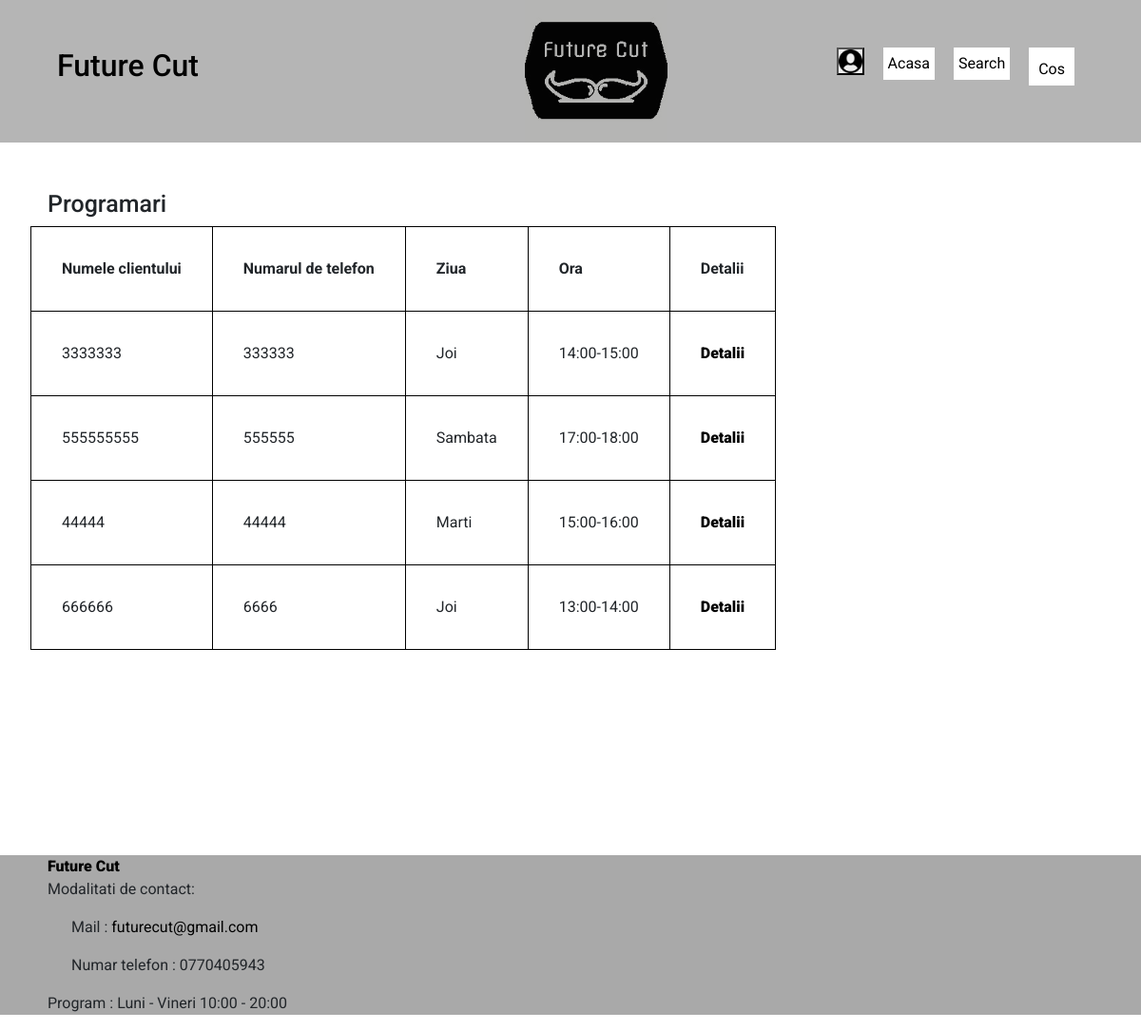
Page /appointment/unchecked-appointments/ (signed in) on the earlier database version.
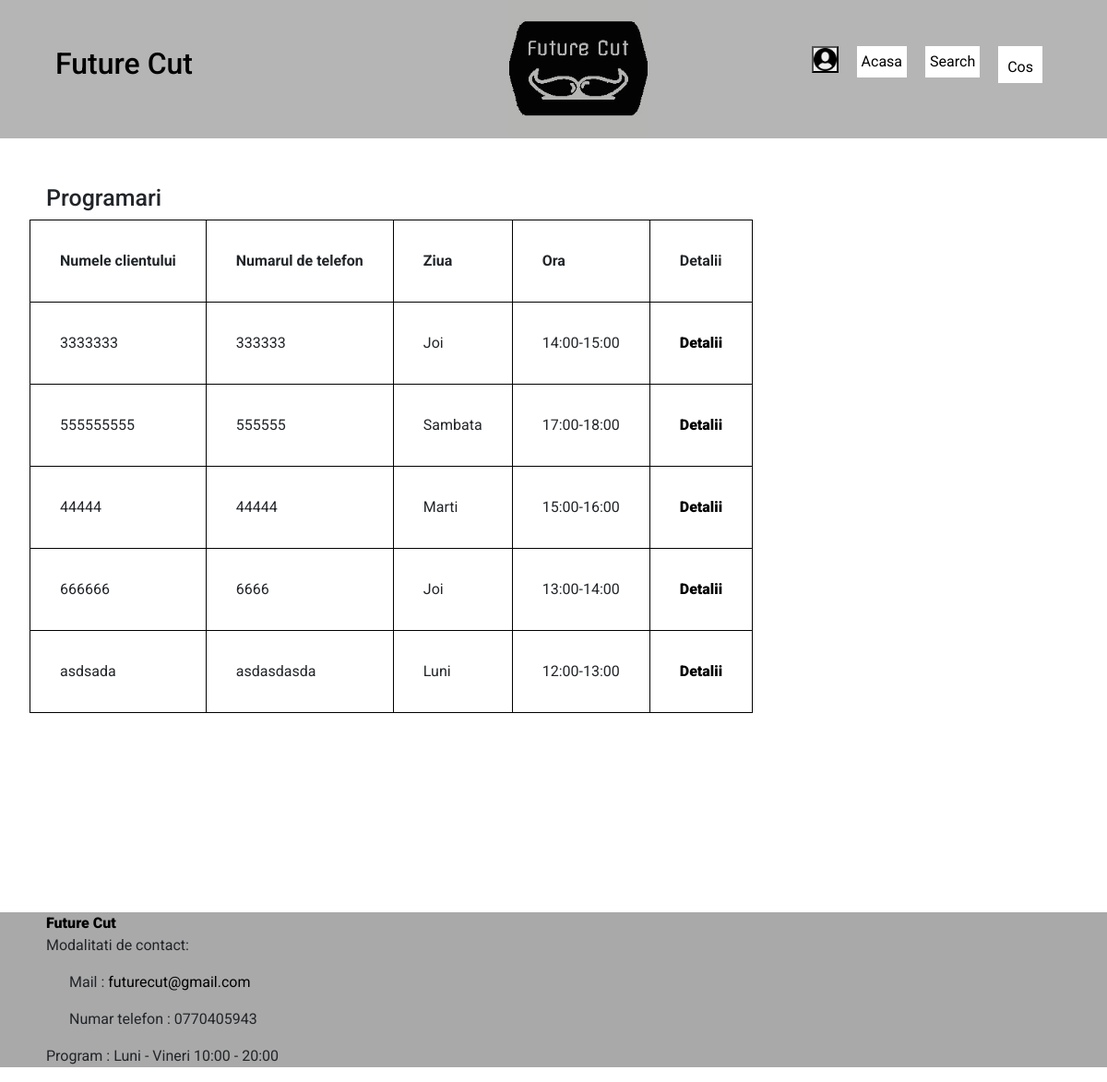
Same page on the later database version.
### appointment/models.py (models this page shows, shortened)
class Appointment(models.Model):
    class VerifiedAppointmentManager(models.Manager):
        def get_queryset(self):
            return super().get_queryset().filter(checked=True)
    class UnVerifiedAppointmentManager(models.Manager):
        def get_queryset(self):
            return super().get_queryset().filter(checked=False)
    name = models.CharField(max_length=200)
    phone_number = models.CharField(max_length=13)
    slug = models.SlugField(max_length=200, null=False, unique=True, blank=True)
    class Day(models.TextChoices):
        ZI1 = 'Luni', 'Luni'
        ZI2 = 'Marti', 'Marti'
        ZI3 = 'Miercuri', 'Miercuri'
        ZI4 = 'Joi', 'Joi'
        ZI5 = 'Vineri', 'Vineri'
        ZI6 = 'Sambata', 'Sambata'
    day = models.CharField(max_length=100, choices=Day.choices, default=Day.ZI1)
    class Appointment(models.TextChoices):
        ORA1 = '12:00-13:00', '12:00-13:00'
        ORA2 = '13:00-14:00', '13:00-14:00'
        ORA3 = '14:00-15:00', '14:00-15:00'
        ORA4 = '15:00-16:00', '15:00-16:00'
        ORA5 = '16:00-17:00', '16:00-17:00'
        ORA6 = '17:00-18:00', '17:00-18:00'
    appointment = models.CharField(max_length=100, choices=Appointment.choices, default=Appointment.ORA1)
    class Frizer(models.TextChoices):
        STAT1 = 'Claudiu', 'Claudiu'
        STAT2 = 'Ivanciu', 'Ivanciu'
        STAT3 = 'Gheorghe', 'Gheorghe'
    frizer = models.CharField(max_length=100, choices=Frizer.choices, default=Frizer.STAT1)
    class Pachet(models.TextChoices):
        PC1 = 'tuns', 'Tuns'
        PC2 = 'tuns_barba', 'Tuns + Barba'
        PC3 = 'tuns_barba_aranjat', 'Tuns + Barba + Aranjat'
        PC4 = 'babra', 'Barba'
        PC5 = 'vopsit_barba', 'Vopsit barba'
        PC6 = 'pensat', 'Pensat'
    pachet = models.CharField(max_length=100, choices=Pachet.choices, default=Pachet.PC1)
    checked = models.BooleanField(default=False)
    class Status(models.TextChoices):
        STAT1 = 'In asteptare', 'In asteptare'
        STAT2 = 'Acceptat', 'Acceptat'
        STAT3 = 'Refuzat', 'Refuzat'
    status = models.CharField(max_length=40, choices=Status.choices, default=Status.STAT1)
    objects = models.Manager()
    checkedmanager = VerifiedAppointmentManager()
    uncheckedmanager = UnVerifiedAppointmentManager()

### appointment/views.py (the view)
# urls.py: path('unchecked-appointments/', views.view_unchecked_appointment, name='view_unchecked_appointment'),
@ staff_member_required
def view_unchecked_appointment(request):
    unchecked_appointment = Appointment.uncheckedmanager.all()
    return render(request, 'store/programari.html', {'unchecked_app': unchecked_appointment})

### store/views.py (called while the page is built)
def categories(request):
    return {
        'categories': Category.objects.all()
    }

### templates/store/programari.html (shortened to what this page needs)
{% extends "./base.html" %} {% load static %} {% block content %}
<h1>Programari</h1>
<div>
        <div class="unchecked">
            <table>
                <tr>
                    <th>Numele clientului</th>
                    <th>Numarul de telefon</th>
                    <th>Ziua</th>
                    <th>Ora</th>
                    <th>Detalii</th>
                </tr>
                {%for produs in unchecked_app %}
                <tr>
                    <td>{{produs.name}}</td>
                    <td>{{produs.phone_number}}</td>
                    <td>{{produs.day}}</td>
                    <td>{{produs.appointment}}</td>
                    <td><a class="link" href="{%url 'appointment:view_detail_appointment' produs.slug%}"> Detalii</td>
                </tr>
                {% endfor %}
            </table>
        </div>
</div>
{% endblock %}

Differences in the rows shown:
added Appointment: name "asdsada", phone_number "asdasdasda", day "Luni", appointment "12:00-13:00"
